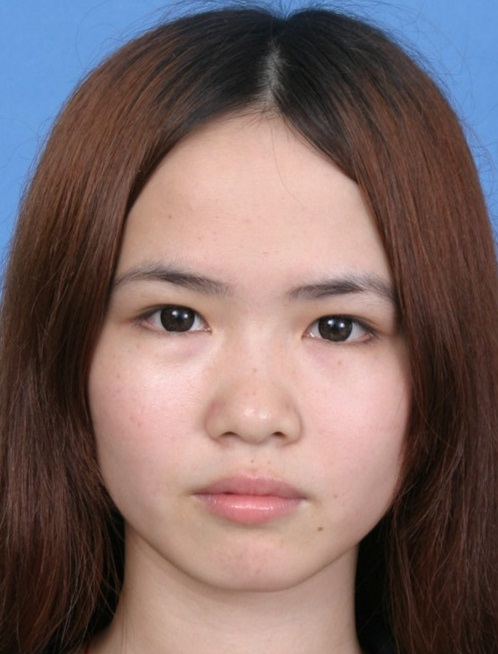
#> input picture female.jpg, 498 x 654 px
$ python 'Copying a subrectangle from an image.py'
#> lines starting #> are read from the running program, lines starting #| are printed output that depends on the picture
from PIL import Image
box = (100, 100, 400, 400)
with Image.open("../../../female.jpg") as im:
#> im is the input picture: PIL image 498x654 RGB; mean R, G, B 124, 102.9, 101
    im.show()
    region = im.crop(box)
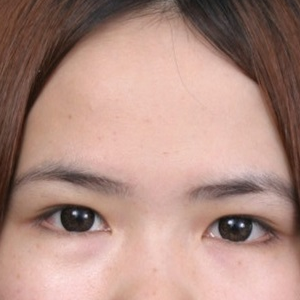
#> region: PIL image 300x300 RGB; mean R, G, B 176, 140.9, 130.4
    region.show()

"""
该区域由一个4元组定义，其中坐标为（左、上、右、下）。
Python Imaging Library使用的坐标系是左上角的（0，0）。
还要注意，坐标指的是像素之间的位置，所以上例中的区域正好是300x300像素。

现在可以对该区域进行一定的处理并粘贴回来。
"""
